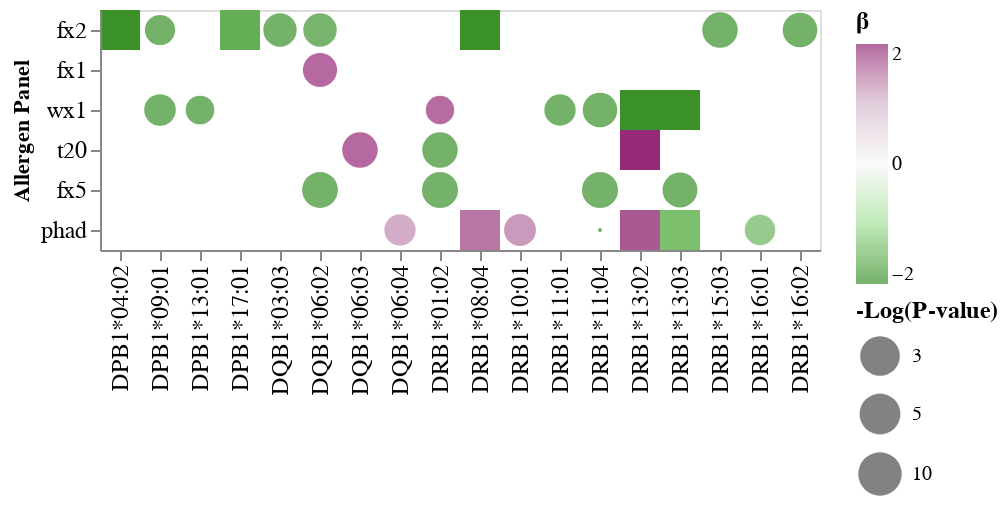

This figure's notebook cell:
### Code cell
multiPanelSens

### Figure 1 — Vega-Lite specification as saved in the notebook (floating-point values rounded to 4 significant figures)
{"config": {"view": {"continuousWidth": 400, "continuousHeight": 300}}, "layer": [{"data": {"name": "data-d2c7d19fbb76ae058b678191b75ceaa6"}, "mark": {"type": "rect", "filled": true, "size": 10}, "encoding": {"color": {"type": "quantitative", "field": "coef", "legend": {"title": "β", "titleFontSize": 12}, "scale": {"clamp": true, "domain": [-2, -1, 0, 1, 2], "range": ["#3A912A", "#A4DF99", "#F7F7F7", "#D6BACE", "#962A78"]}}, "size": {"type": "quantitative", "field": "nlog10_Pval", "legend": {"title": "-Log(P-value)", "titleFontSize": 12, "values": [3, 5, 10]}}, "tooltip": [{"type": "nominal", "field": "allele"}, {"type": "quantitative", "field": "coef"}, {"type": "nominal", "field": "Typing"}, {"type": "quantitative", "field": "nlog10_Pval"}], "x": {"type": "nominal", "field": "allele", "sort": ["DPB1*04:02", "DPB1*09:01", "DPB1*13:01", "DPB1*17:01", "DQB1*03:03", "DQB1*06:02", "DQB1*06:03", "DQB1*06:04", "DRB1*01:02", "DRB1*08:04", "DRB1*10:01", "DRB1*11:01", "DRB1*11:04", "DRB1*13:02", "DRB1*13:03", "DRB1*15:03", "DRB1*16:01", "DRB1*16:02"]}, "y": {"type": "nominal", "field": "allergenP", "sort": ["fx2", "fx1", "wx1", "t20", "fx5", "phad"]}}}, {"data": {"name": "data-694daabae004392cc92d2e1b46064fc8"}, "mark": {"type": "point", "filled": true}, "encoding": {"color": {"type": "quantitative", "field": "coef", "legend": {"title": "β", "titleFontSize": 12}, "scale": {"clamp": true, "domain": [-2, -1, 0, 1, 2], "range": ["#3A912A", "#A4DF99", "#F7F7F7", "#D6BACE", "#962A78"]}}, "size": {"type": "quantitative", "field": "nlog10_Pval", "legend": {"title": "-Log(P-value)", "titleFontSize": 12, "values": [3, 5, 10]}}, "tooltip": [{"type": "nominal", "field": "allele"}, {"type": "quantitative", "field": "coef"}], "x": {"type": "nominal", "axis": {"labelFontSize": 12, "title": ""}, "field": "allele", "sort": ["DPB1*04:02", "DPB1*09:01", "DPB1*13:01", "DPB1*17:01", "DQB1*03:03", "DQB1*06:02", "DQB1*06:03", "DQB1*06:04", "DRB1*01:02", "DRB1*08:04", "DRB1*10:01", "DRB1*11:01", "DRB1*11:04", "DRB1*13:02", "DRB1*13:03", "DRB1*15:03", "DRB1*16:01", "DRB1*16:02"]}, "y": {"type": "nominal", "axis": {"labelFontSize": 12, "title": "Allergen Panel"}, "field": "allergenP", "sort": ["fx2", "fx1", "wx1", "t20", "fx5", "phad"]}}}], "$schema": "https://vega.github.io/schema/vega-lite/v4.8.1.json", "datasets": {"data-d2c7d19fbb76ae058b678191b75ceaa6": [{"coef": -2.459, "[0.025": -3.049, "0.975]": -1.872, "pval_Holm": 3.343e-11, "allele": "DPB1*04:02", "allergenP": "fx2", "Typing": "HLA-PRG", "nlog10_Pval": -10.48}, {"coef": -1.619, "[0.025": -2.069, "0.975]": -1.159, "pval_Holm": 3.357e-07, "allele": "DPB1*17:01", "allergenP": "fx2", "Typing": "HLA-HD", "nlog10_Pval": -6.474}, {"coef": -2.233, "[0.025": -2.876, "0.975]": -1.59, "pval_Holm": 7.732e-07, "allele": "DRB1*08:04", "allergenP": "fx2", "Typing": "HLA-PRG", "nlog10_Pval": -6.112}, {"coef": 1.499, "[0.025": 1.116, "0.975]": 1.882, "pval_Holm": 1.345e-09, "allele": "DRB1*08:04", "allergenP": "phad", "Typing": "HLA-PRG", "nlog10_Pval": -8.871}, {"coef": 1.706, "[0.025": 1.332, "0.975]": 2.084, "pval_Holm": 4.173e-14, "allele": "DRB1*13:02", "allergenP": "phad", "Typing": "HLA-PRG", "nlog10_Pval": -13.38}, {"coef": 3.205, "[0.025": 2.32, "0.975]": 4.109, "pval_Holm": 2.476e-07, "allele": "DRB1*13:02", "allergenP": "t20", "Typing": "HLA-PRG", "nlog10_Pval": -6.606}, {"coef": -2.012, "[0.025": -2.56, "0.975]": -1.465, "pval_Holm": 2.64e-08, "allele": "DRB1*13:02", "allergenP": "wx1", "Typing": "HLA-PRG", "nlog10_Pval": -7.578}, {"coef": -1.388, "[0.025": -1.777, "0.975]": -0.999, "pval_Holm": 1.936e-07, "allele": "DRB1*13:03", "allergenP": "phad", "Typing": "HLA-HD", "nlog10_Pval": -6.713}, {"coef": -2.289, "[0.025": -2.947, "0.975]": -1.631, "pval_Holm": 4.884e-07, "allele": "DRB1*13:03", "allergenP": "wx1", "Typing": "HLA-PRG", "nlog10_Pval": -6.311}], "data-694daabae004392cc92d2e1b46064fc8": [{"coef": -3.255, "[0.025": -4.006, "0.975]": -2.501, "pval_Holm": 1.318e-12, "allele": "DPB1*09:01", "allergenP": "fx2", "Typing": "Both", "nlog10_Pval": -11.88}, {"coef": -2.433, "[0.025": -3.023, "0.975]": -1.841, "pval_Holm": 1.026e-10, "allele": "DPB1*09:01", "allergenP": "wx1", "Typing": "Both", "nlog10_Pval": -9.989}, {"coef": -3.448, "[0.025": -4.196, "0.975]": -2.71, "pval_Holm": 1.281e-14, "allele": "DPB1*13:01", "allergenP": "wx1", "Typing": "Both", "nlog10_Pval": -13.89}, {"coef": -5.555, "[0.025": -7.048, "0.975]": -4.033, "pval_Holm": 3.89e-08, "allele": "DQB1*03:03", "allergenP": "fx2", "Typing": "Both", "nlog10_Pval": -7.41}, {"coef": 7.258, "[0.025": 5.138, "0.975]": 9.365, "pval_Holm": 6.448e-07, "allele": "DQB1*06:02", "allergenP": "fx1", "Typing": "Both", "nlog10_Pval": -6.191}, {"coef": -1.943, "[0.025": -2.48, "0.975]": -1.405, "pval_Holm": 6.317e-08, "allele": "DQB1*06:02", "allergenP": "fx2", "Typing": "Both", "nlog10_Pval": -7.199}, {"coef": -2.813, "[0.025": -3.745, "0.975]": -1.877, "pval_Holm": 0.0002617, "allele": "DQB1*06:02", "allergenP": "fx5", "Typing": "Both", "nlog10_Pval": -3.582}, {"coef": 2.761, "[0.025": 1.864, "0.975]": 3.647, "pval_Holm": 0.0001007, "allele": "DQB1*06:03", "allergenP": "t20", "Typing": "Both", "nlog10_Pval": -3.997}, {"coef": 1.359, "[0.025": 1.03, "0.975]": 1.691, "pval_Holm": 5.175e-11, "allele": "DQB1*06:04", "allergenP": "phad", "Typing": "Both", "nlog10_Pval": -10.29}, {"coef": -2.802, "[0.025": -3.74, "0.975]": -1.843, "pval_Holm": 0.0005951, "allele": "DRB1*01:02", "allergenP": "fx5", "Typing": "Both", "nlog10_Pval": -3.225}, {"coef": -3.028, "[0.025": -3.98, "0.975]": -2.046, "pval_Holm": 9.459e-05, "allele": "DRB1*01:02", "allergenP": "t20", "Typing": "Both", "nlog10_Pval": -4.024}, {"coef": 1.986, "[0.025": 1.556, "0.975]": 2.415, "pval_Holm": 6.737e-15, "allele": "DRB1*01:02", "allergenP": "wx1", "Typing": "Both", "nlog10_Pval": -14.17}, {"coef": 1.544, "[0.025": 1.162, "0.975]": 1.929, "pval_Holm": 2.629e-10, "allele": "DRB1*10:01", "allergenP": "phad", "Typing": "Both", "nlog10_Pval": -9.58}, {"coef": -2.49, "[0.025": -3.103, "0.975]": -1.882, "pval_Holm": 4.965e-11, "allele": "DRB1*11:01", "allergenP": "wx1", "Typing": "Both", "nlog10_Pval": -10.3}, {"coef": -3.46, "[0.025": -4.637, "0.975]": -2.276, "pval_Holm": 0.0006267, "allele": "DRB1*11:04", "allergenP": "fx5", "Typing": "Both", "nlog10_Pval": -3.203}, {"coef": -4.837, "[0.025": -5.575, "0.975]": -4.098, "pval_Holm": 1.156e-32, "allele": "DRB1*11:04", "allergenP": "phad", "Typing": "Both", "nlog10_Pval": -31.94}, {"coef": -3.734, "[0.025": -4.838, "0.975]": -2.621, "pval_Holm": 3.298e-06, "allele": "DRB1*11:04", "allergenP": "wx1", "Typing": "Both", "nlog10_Pval": -5.482}, {"coef": -3.815, "[0.025": -5.002, "0.975]": -2.639, "pval_Holm": 9.978e-06, "allele": "DRB1*13:03", "allergenP": "fx5", "Typing": "Both", "nlog10_Pval": -5.001}, {"coef": -9.205, "[0.025": -12.2, "0.975]": -6.21, "pval_Holm": 9.765e-05, "allele": "DRB1*15:03", "allergenP": "fx2", "Typing": "Both", "nlog10_Pval": -4.01}, {"coef": -1.552, "[0.025": -1.916, "0.975]": -1.188, "pval_Holm": 3.741e-12, "allele": "DRB1*16:01", "allergenP": "phad", "Typing": "Both", "nlog10_Pval": -11.43}, {"coef": -3.018, "[0.025": -3.895, "0.975]": -2.124, "pval_Holm": 3.599e-06, "allele": "DRB1*16:02", "allergenP": "fx2", "Typing": "Both", "nlog10_Pval": -5.444}]}}
